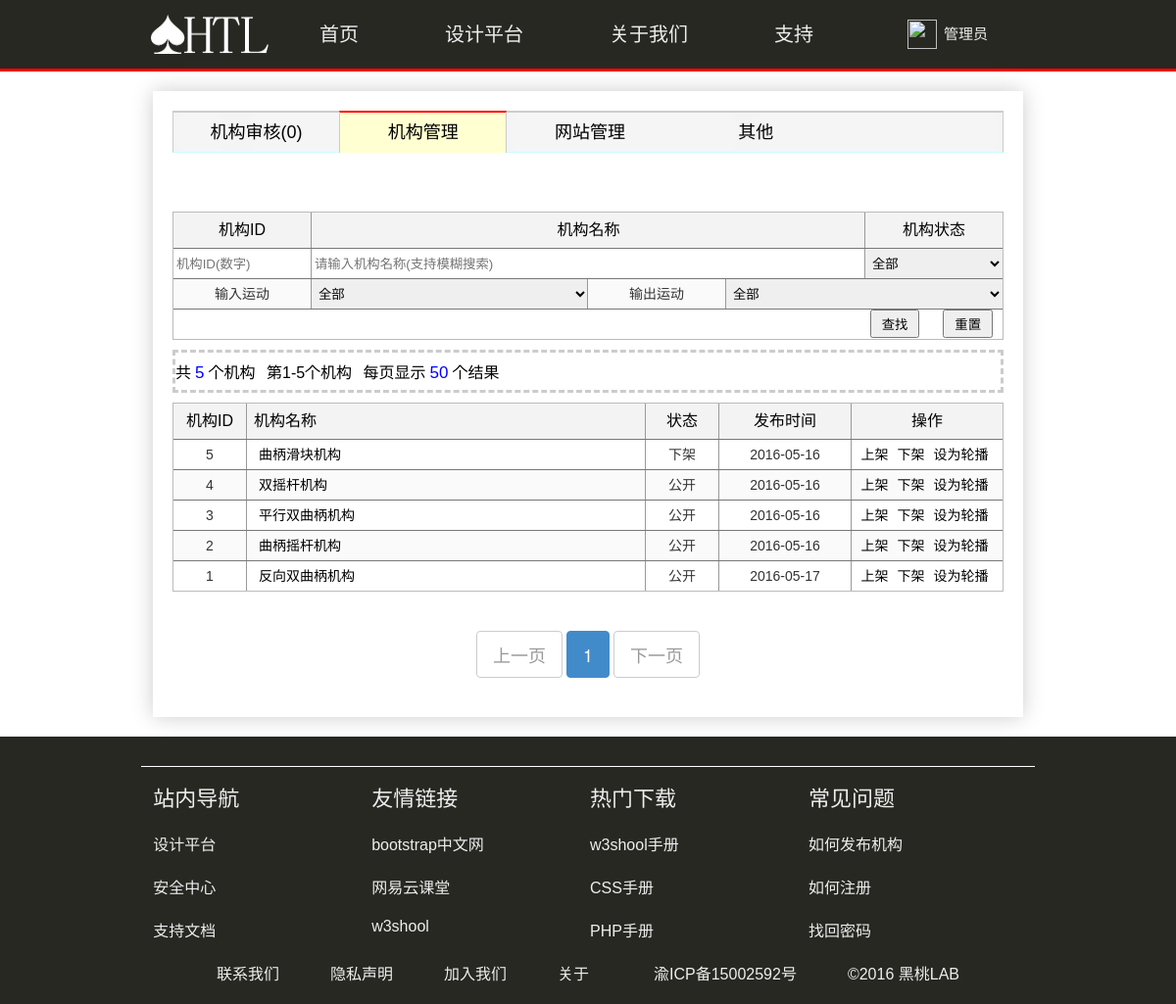
Page /admin/article.php (signed in) on the committed database.
### tables this page shows
CREATE TABLE IF NOT EXISTS `article` (
  `ID` bigint(20) unsigned NOT NULL AUTO_INCREMENT COMMENT 'ID',
  `Title` varchar(120) DEFAULT NULL COMMENT '标题',
  `Status` varchar(20) NOT NULL DEFAULT 'draft' COMMENT '文章状态',
  `Input` varchar(120) DEFAULT NULL COMMENT '输入运动',
  `Output` varchar(120) DEFAULT NULL COMMENT '输出运动',
  `Tag` varchar(256) DEFAULT NULL COMMENT '标签',
  `Summary` varchar(500) DEFAULT NULL COMMENT '概述',
  `Example` varchar(5000) DEFAULT NULL COMMENT '实例',
  `Body` mediumtext COMMENT '正文',
  `Comments` mediumtext COMMENT '评论',
  `HitCount` bigint(15) unsigned NOT NULL DEFAULT '0' COMMENT '点击量',
  `Carousel` varchar(256) DEFAULT NULL COMMENT '首页轮播展示',
  `Time` datetime DEFAULT NULL COMMENT '发布时间',
  `Publisher` bigint(15) unsigned DEFAULT NULL COMMENT '发布者',
  PRIMARY KEY (`ID`),
  UNIQUE KEY `ID` (`ID`)
);

### class/class-article.php (called while the page is built, shortened)
<?php
class Article
{
    private $Link;
    private $Table = DB_ARTICLE_TABLE;
    private $Table_User = DB_USER_TABLE;
    public function __construct()
    {
        $this->Link = mysqli_connect($this::DBHOST, $this::DBUSER, $this::DBPASSWORD, $this::DBNAME) or die("数据库连接失败！请联系网站管理员进行处理！");
        mysqli_set_charset($this->Link, $this::DBCHARSET);
    }
    public function Search($id, $title, $input, $output, $filter = 'publish', $offset = 0, $length = 50, $sortorder = 'ID', $sortord = 'DESC')
    {
        $CallBack = array();
        $id       = trim($id);
        $title    = trim($title);
        if (!empty($id) && is_numeric($id)) {
            $sql = "SELECT * FROM {$this->Table} where ID={$id}";
        } else {
            if ($filter == 'ALL') {
                $sql = "SELECT * FROM {$this->Table} where (Title LIKE '{$title}%' or Title LIKE '%{$title}%' or Title LIKE '%{$title}') AND (Input LIKE '{$input}%' or Input LIKE '%{$input}%' or Input LIKE '%{$input}') AND (Output LIKE '{$output}%' or Output LIKE '%{$output}%' or Output LIKE '%{$output}') ORDER BY `{$sortorder}` {$sortord} LIMIT {$offset},{$length}";
            }
        }
        if ($query = mysqli_query($this->Link, $sql)) {
            while ($result = mysqli_fetch_assoc($query)) {
                $sql       = "SELECT `Name`,`Avatar` FROM {$this->Table_User} where `ID`={$result['Publisher']}";
                $user      = mysqli_query($this->Link, $sql);
                $Publisher = mysqli_fetch_assoc($user);
                $Exaes     = explode(',', $result['Example']);
                $examples  = array();
                foreach ($Exaes as $key => $value) {
                    if (!empty($value)) {
                        $example        = explode('->', $value);
                        $example        = array('name' => htmlspecialchars_decode(str_replace('<dot>', ',', $example[0]), ENT_QUOTES), 'url' => htmlspecialchars_decode(str_replace('<dot>', ',', $example[1]), ENT_QUOTES));
                        $examples[$key] = $example;
                    }
                }
                $result['Title']   = htmlspecialchars_decode($result['Title'], ENT_QUOTES);
                $result['Summary'] = htmlspecialchars_decode($result['Summary'], ENT_QUOTES);
                $result['Tag']     = explode(',', $result['Tag']);
                $result['Example'] = $examples;
                $result['Body']    = htmlspecialchars_decode($result['Body'], ENT_QUOTES);
                $article           = array($Publisher + $result);
                $CallBack = array_merge_recursive($CallBack, $article);
            }
        }
        return $CallBack;
    }
    public function SearchTotal($id, $title, $input, $output, $filter = 'publish', $offset = 0, $length = 50, $sortorder = 'ID', $sortord = 'DESC')
    {
        if (!empty($id) && is_numeric($id)) {
            $sql = "SELECT COUNT(*) AS Total FROM {$this->Table} where ID={$id}";
        } else {
            if ($filter == 'ALL') {
                $sql = "SELECT COUNT(*) AS Total FROM {$this->Table} where (Title LIKE '{$title}%' or Title LIKE '%{$title}%' or Title LIKE '%{$title}') AND (Input LIKE '{$input}%' or Input LIKE '%{$input}%' or Input LIKE '%{$input}') AND (Output LIKE '{$output}%' or Output LIKE '%{$output}%' or Output LIKE '%{$output}') ORDER BY `{$sortorder}` {$sortord} LIMIT {$offset},{$length}";
            }
        }
        if ($query = mysqli_query($this->Link, $sql)) {
            $Total = mysqli_fetch_assoc($query);
            return $Total['Total'];
        } else {
            return $Total['Total'] = 0;
        }
    }
    public function LoaderTotal($input, $output, $filter = 'publish')
    {
        $tag = array();
        if (is_array($input) && is_array($output)) {
            if (empty($input) || empty($output)) {
                return $CallBack;
            }
            foreach ($input as $Ikey => $inputvalue) {
                foreach ($output as $Okey => $outputvalue) {
                    $tag[] = $inputvalue . '-' . $outputvalue;
                }
            }
        } else {
            $tag[] = $input . '-' . $output;
        }
        if (!empty($filter) && $filter == 'ALL') {
            $sql = "SELECT COUNT(*) AS Total FROM {$this->Table} where (";
        } else {
            $sql = "SELECT COUNT(*) AS Total FROM {$this->Table} where (Status='$filter') AND (";
        }
        foreach ($tag as $key => $value) {
            if ($key < count($tag) - 1) {
                $sql .= "(Tag LIKE '{$value}%' or Tag LIKE '%{$value}%' or Tag LIKE '%{$value}') OR ";
            } else {
                $sql .= "(Tag LIKE '{$value}%' or Tag LIKE '%{$value}%' or Tag LIKE '%{$value}'))";
            }
        }
        if ($query = mysqli_query($this->Link, $sql)) {
            $Total = mysqli_fetch_assoc($query);
            return $Total['Total'];
        } else {
            return $Total['Total'] = 0;
        }
    }
}

### admin/article.php (the view, shortened to what this page needs)
<?php
require_once $_SERVER['DOCUMENT_ROOT'] . "/class/class-article.php";
if (!empty($_SESSION['ID'])) {
    if (!empty($_SESSION['Role']) && ($_SESSION['Role'] == 'Admin' || $_SESSION['Role'] == 'Root')) {
        $id          = '';
        $title       = '';
        $input       = '';
        $output      = '';
        $filter      = 'ALL';
        $offset      = 0;
        $length      = 50;
        $article = new Article();
        $TotalRecord = $article->SearchTotal($id, $title, $input, $output, $filter);
        $result  = $article->Search($id, $title, $input, $output, $filter, $offset, $length);
        $audit   = $article->LoaderTotal('', '', 'pending');
    } else {
        PageJump("../user/home.php");
        $_SESSION['Notice'] = "您没有足够权限访问该内容！";
    }
} else {
    PageJump("../user/login.php?url={$_SERVER['PHP_SELF']}");
}
?>
<!DOCTYPE html>
<html>
<head>
    <link rel="stylesheet" type="text/css" href="../css/menu.css">
    <link rel="stylesheet" type="text/css" href="../css/style.css">
    <link rel="stylesheet" type="text/css" href="css/audit.css">
    <link rel="stylesheet" type="text/css" href="css/article.css">
    <link rel="stylesheet" type="text/css" href="css/admin.css">
    <link rel="stylesheet" type="text/css" href="css/pagination.css">
</head>
<body>
<?php include "../includes/header.inc.php";?>
<div class="container manage audit" id="container">
    <div class="admin-bar">
        <a href="audit.php">机构审核(<?php echo $audit; ?>)</a>
        <a class="on" href="article.php">机构管理</a>
        <a href="manage.php">网站管理</a>
        <a href="<?php echo $_SERVER['PHP_SELF']; ?>">其他</a>
    </div>
    <form class="search-form">
        <div class="article-search">
            <div class="search-table">
                <div class="search-header">
                    <div class="search-id"><div>机构ID</div></div>
                    <div class="search-title">机构名称</div>
                    <div class="search-status">机构状态</div>
                </div>
                <div class="item">
                    <div class="search-id"><div><input type="search" placeholder="机构ID(数字)" name="id" value="<?php echo $id; ?>"></div></div>
                    <div class="search-title"><input type="search" placeholder="请输入机构名称(支持模糊搜索)" name="title" value="<?php echo $title; ?>"></div>
                    <div class="search-status">
                        <select id="filter" name="filter">
                            <option value="ALL">全部</option>
                        </select>
                    </div>
                </div>
                <div class="item search-tag">
                    <div class="column input">
                        <div class="item-name">输入运动</div>
                        <div class="item-html">
                            <select id="input" name="input">
                                <option value="ALL">全部</option>
                            </select>
                        </div>
                    </div>
                    <div class="column output">
                        <div class="item-name">输出运动</div>
                        <div class="item-html">
                            <select id="output" name="output">
                                <option value="ALL">全部</option>
                            </select>
                        </div>
                    </div>
                </div>
                <div class="item btn">
                    <input type="submit" value="查找">
                    <input type="reset" value="重置">
                </div>
            </div>
        </div>
    </form>
    <div class="set-bar">
        <span>共<a href="javascript:void(0)"><?php echo $TotalRecord; ?></a>个机构</span>
        <span>第<?php echo ($offset + 1) . '-' . ($offset + count($result)); ?>个机构</span>
        <span>每页显示<a href="javascript:void(0)"><?php echo $length; ?></a>个结果</span>
    </div>
    <div class="article">
        <div class="table">
            <div class="article-header">
                <div class="table-id"><div>机构ID</div></div>
                <div class="table-name">机构名称</div>
                <div class="table-status">状态</div>
                <div class="table-time">发布时间</div>
                <div class="table-audit">操作</div>
            </div>
            <?php foreach ($result as $key => $value) {
    if ($value['Status'] == 'undershelf') {
        $value['Status'] = '下架';
    }
    if ($value['Status'] == 'publish') {
        $value['Status'] = '公开';
    }
    ?>
            <div class="item article-item">
                <div class="article-id"><div><?php echo $value['ID']; ?></div></div>
                <div class="article-title"><a href="javascript:void(0)" onclick="view('<?php echo $value['ID']; ?>','<?php echo $value['Title']; ?>')"><?php echo $value['Title']; ?></a></div>
                <div class="article-status" data-status="<?php echo $value['Status']; ?>"><?php echo $value['Status']; ?></div>
                <div class="article-time"><?php echo date('Y-m-d', strtotime($value['Time'])); ?></div>
                <div class="article-audit article-set">
                    <a class="onshelf" href="javascript:void(0)" data-id="<?php echo $value['ID']; ?>">上架</a>
                    <a class="undershelf" href="javascript:void(0)" data-id="<?php echo $value['ID']; ?>">下架</a>
                    <a class="carousel" href="javascript:void(0)" data-id="<?php echo $value['ID']; ?>">设为轮播</a>
                </div>
            </div>
            <?php }?>
        </div>
    </div>
<?php if (isset($TotalRecord) && $TotalRecord != 0): ?>
    <div class="pagination-btns">
        <div class="pagination"></div>
    </div>
<?php endif?>
</div>
<?php include "../includes/footer.inc.php";?>
</body>
</html>

### rows in the picture
article: ID "5", Title "曲柄滑块机构", Status "下架", Time "2016-05-16"
article: ID "4", Title "双摇杆机构", Status "公开", Time "2016-05-16"
article: ID "3", Title "平行双曲柄机构", Status "公开", Time "2016-05-16"
article: ID "2", Title "曲柄摇杆机构", Status "公开", Time "2016-05-16"
article: ID "1", Title "反向双曲柄机构", Status "公开", Time "2016-05-17"

### other values in the picture
$_SESSION['Name'] "管理员"
$audit "0"
$TotalRecord "5"
$offset + 1 "1"
$offset + count($result) "5"
$length "50"
